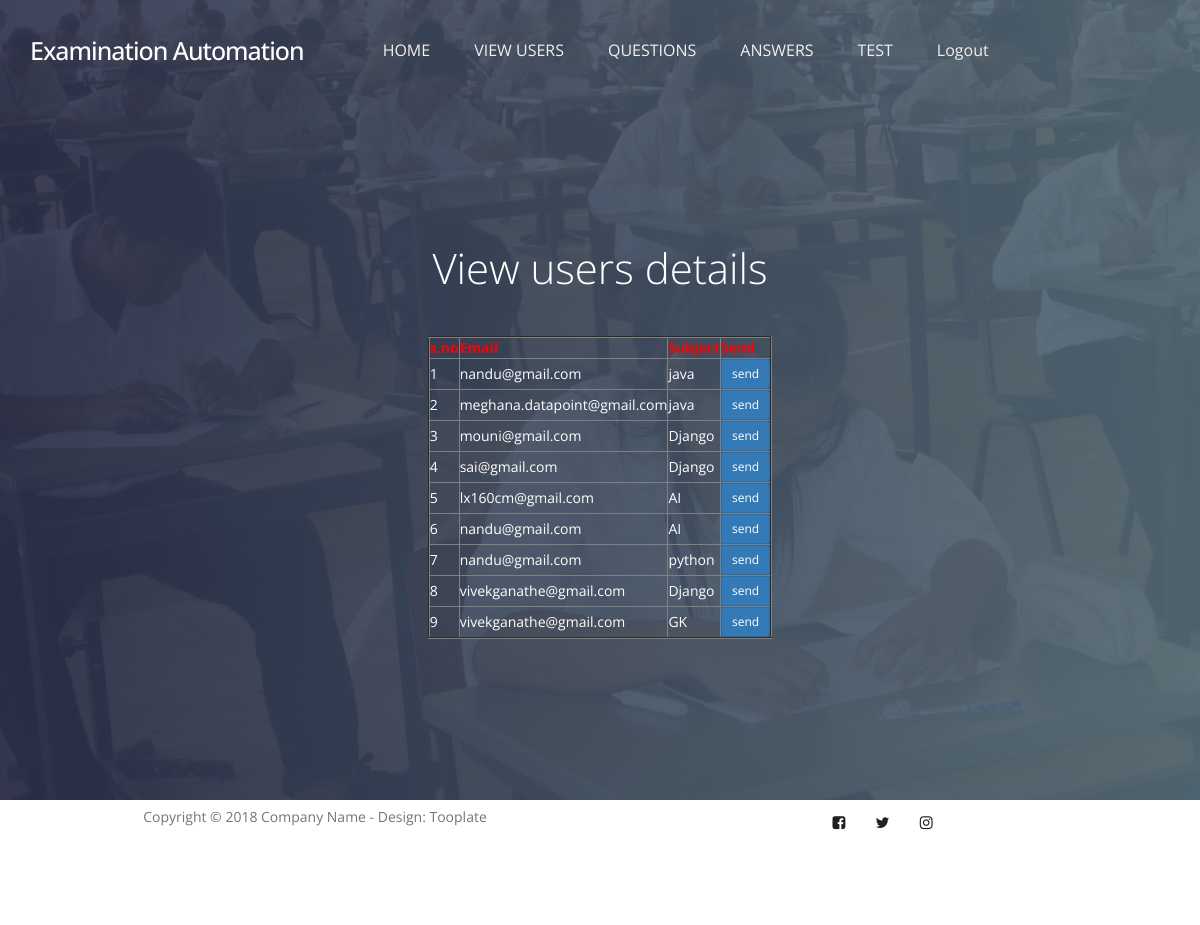
Page /userresult/ on the committed database.
### user/models.py (models this page shows, shortened)
class UserTestModel(models.Model):
    subject = models.CharField(max_length=50, default="", editable=True)
    email = models.CharField(max_length=500, default="", editable=True)
    question1 = models.CharField(max_length=500, default="", editable=True)
    answer1 = models.CharField(max_length=500, default="", editable=True)
    question2 = models.CharField(max_length=500, default="", editable=True)
    answer2 = models.CharField(max_length=500, default="", editable=True)
    question3 = models.CharField(max_length=500, default="", editable=True)
    answer3 = models.CharField(max_length=500, default="", editable=True)
    question4 = models.CharField(max_length=500, default="", editable=True)
    answer4 = models.CharField(max_length=500, default="", editable=True)
    question5 = models.CharField(max_length=500, default="", editable=True)
    answer5 = models.CharField(max_length=500, default="", editable=True)
    question6 = models.CharField(max_length=500, default="", editable=True)
    answer6 = models.CharField(max_length=500, default="", editable=True)
    question7 = models.CharField(max_length=500, default="", editable=True)
    answer7 = models.CharField(max_length=500, default="", editable=True)
    question8 = models.CharField(max_length=500, default="", editable=True)
    answer8 = models.CharField(max_length=500, default="", editable=True)
    question9 = models.CharField(max_length=500, default="", editable=True)
    answer9 = models.CharField(max_length=500, default="", editable=True)
    question10 = models.CharField(max_length=500, default="", editable=True)
    answer10 = models.CharField(max_length=500, default="", editable=True)
    class Meta:
        unique_together = ('subject', 'email',)
        db_table="UserTestTable"

### examination/views.py (the view)
# urls.py: path('userresult/', examination.userresult, name='userresult'),
def userresult(request):
    object = UserTestModel.objects.all()
    return render(request, "examination/examdata.html", {"object": object})

### assets/templates/examination/examdata.html
{% extends 'examinationbase.html' %}
{% load static %}
{% block contents %}
<section id="home" data-stellar-background-ratio="0.5">
          <div class="overlay"></div>
          <div class="container">
               <div class="row">
                    <div class="col-md-offset-3 col-md-6 col-sm-12">
                         <div class="home-info">
                              <h1 style="color:white">View users details </h1>
                            <center><table border="2px solid blue" align="center">
                                  <tr><th style="color:red">s.no</th>
                                    <th style="color:red">Email</th>
                                    <th style="color:red">Subject</th>
                                    <th style="color:red">Send</th>
                                  </tr>
                              {% for x in object %}
                                  <tr style="color:white">
                                    <td>{{forloop.counter}}</td>
                                    <td>{{x.email}}</td>
                                    <td>{{x.subject}}</td>
                                      <td style="color:brown"><a href="/examresult/?pid={{ x.id }}&email={{x.email}}&subject={{x.subject}}" class="btn btn-primary btn-sm">send</a></td>
                                    </tr>
                                     {% endfor %}
                            </table></center>
                         </div>
                    </div>
               </div>
          </div>
     </section>
{% endblock %}

### assets/static/css/tooplate-style.css (style rules this page uses)
body { font-family: 'Open Sans', sans-serif; overflow-x: hidden; background: #f9f9f9; }
h1,h2,h3,h4,h5,h6 { font-weight: 300; line-height: normal; }
h1 { font-size: 3em; }
html { -webkit-font-smoothing: antialiased; }
a { color: #202020; text-decoration: none !important; }
a, input, button, .form-control { -webkit-transition: 0.5s; transition: 0.5s; }
section { position: relative; padding: 100px 0; }
.overlay { background: #536976; background: -webkit-linear-gradient(to right, #292E49, #536976); background: linear-gradient(to right, #292E49, #536976); opacity: 0.9; position: absolute; top: 0; right: 0; bottom: 0; left: 0; width: 100%; height: 100%; }
#home { background: url('../images/home-bg.jpg') no-repeat center center; background-size: cover; vertical-align: middle; display: -webkit-box; display: -webkit-flex; display: -ms-flexbox; display: flex; -webkit-box-align: center; -webkit-align-items: center; -ms-flex-align: center; align-items: center; min-height: 100vh; position: relative; padding-top: 12em; text-align: center; }
#home h1 { color: #ffffff; margin-top: 10px; margin-bottom: 40px; }
.home-info { margin-top: 7em; }
@media only screen and (max-width: 1200px) { .home-info { margin-top: 0; } }

### rows in the picture
UserTestModel: email "nandu@gmail.com", subject "java"
UserTestModel: email "meghana.datapoint@gmail.com", subject "java"
UserTestModel: email "mouni@gmail.com", subject "Django"
UserTestModel: email "sai@gmail.com", subject "Django"
UserTestModel: email "lx160cm@gmail.com", subject "AI"
UserTestModel: email "nandu@gmail.com", subject "AI"
UserTestModel: email "nandu@gmail.com", subject "python"
UserTestModel: email "vivekganathe@gmail.com", subject "Django"
UserTestModel: email "vivekganathe@gmail.com", subject "GK"
